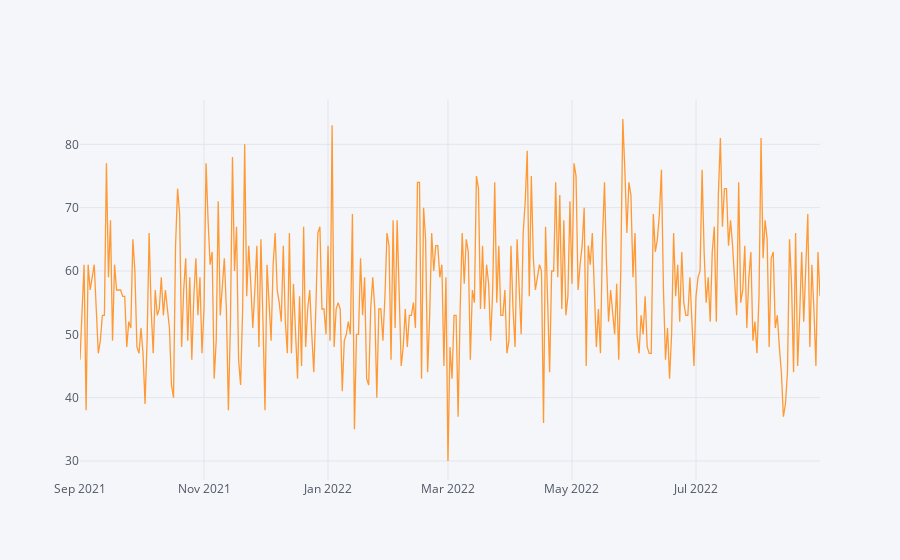

Source (notebook cell):
### Code cell
laranjas_adm.iplot(kind='scatter', x='DTA_ADMISSAO', y='URG_EPISODIO')

### Figure 1 — Plotly figure (JSON) as saved in the notebook; plotly's stock layout.template omitted (floating-point values rounded to 4 significant figures; data arrays with more than 128 entries replaced by an {"elided": "..."} marker saying what was removed)
{"data": [{"line": {"color": "rgba(255, 153, 51, 1.0)", "dash": "solid", "shape": "linear", "width": 1.3}, "mode": "lines", "name": "URG_EPISODIO", "text": "", "type": "scatter", "x": {"elided": "365 str values"}, "y": {"elided": "365 int values"}}], "layout": {"legend": {"bgcolor": "#F5F6F9", "font": {"color": "#4D5663"}}, "paper_bgcolor": "#F5F6F9", "plot_bgcolor": "#F5F6F9", "title": {"font": {"color": "#4D5663"}}, "xaxis": {"gridcolor": "#E1E5ED", "showgrid": true, "tickfont": {"color": "#4D5663"}, "title": {"font": {"color": "#4D5663"}, "text": ""}, "zerolinecolor": "#E1E5ED"}, "yaxis": {"gridcolor": "#E1E5ED", "showgrid": true, "tickfont": {"color": "#4D5663"}, "title": {"font": {"color": "#4D5663"}, "text": ""}, "zerolinecolor": "#E1E5ED"}}}
